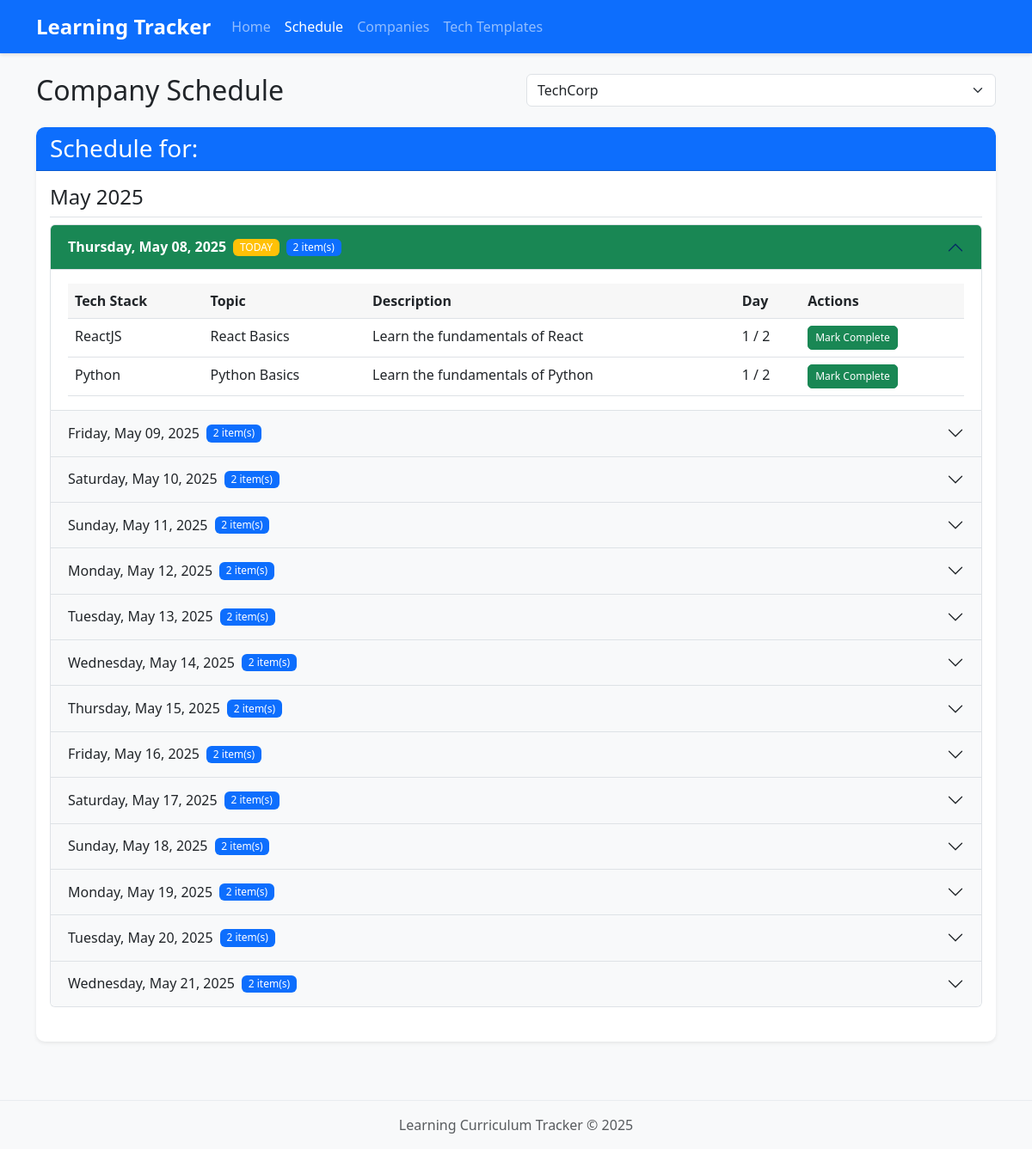
The app's page /schedule with its own data.
### tables this page shows
CREATE TABLE tech_stacks (
        id INTEGER PRIMARY KEY AUTOINCREMENT,
        name TEXT NOT NULL UNIQUE,
        description TEXT,
        is_template BOOLEAN DEFAULT TRUE, 
        created_at TIMESTAMP DEFAULT CURRENT_TIMESTAMP
    );

CREATE TABLE curriculum_units (
        id INTEGER PRIMARY KEY AUTOINCREMENT,
        tech_stack_id INTEGER, 
        title TEXT NOT NULL,
        description TEXT,
        order_index INTEGER,
        duration_days INTEGER NOT NULL,
        created_at TIMESTAMP DEFAULT CURRENT_TIMESTAMP,
        FOREIGN KEY (tech_stack_id) REFERENCES tech_stacks (id) ON DELETE CASCADE 
    );

### app.py (the view)
@app.route('/schedule')
def schedule():
    companies = Company.get_all()
    selected_company_id = request.args.get('company_id', type=int)
    schedule_data_by_month = defaultdict(lambda: defaultdict(list)) # Grouped by month, then formatted date
    today_str = date.today().strftime('%Y-%m-%d') # Get today's date string for highlighting
    company_schedule_exists = False
    if selected_company_id:
        raw_schedule_data = CurriculumUnit.get_schedule_for_company(selected_company_id)
        if raw_schedule_data:
            company_schedule_exists = True
            sorted_dates = sorted(raw_schedule_data.keys())
            for dt_str in sorted_dates:
                items = raw_schedule_data[dt_str]
                try:
                    dt_obj = datetime.strptime(dt_str, '%Y-%m-%d').date()
                    month_year_key = dt_obj.strftime('%Y-%m') # Key for grouping by month
                    formatted_date_key = dt_obj.strftime('%A, %B %d, %Y') # Key for display
                    for item in items:
                        item['schedule_date_str'] = dt_str
                    schedule_data_by_month[month_year_key][formatted_date_key].extend(items)
                except ValueError:
                     pass
    elif companies:
        selected_company_id = companies[0]['id']
        raw_schedule_data = CurriculumUnit.get_schedule_for_company(selected_company_id)
        if raw_schedule_data:
            company_schedule_exists = True
            sorted_dates = sorted(raw_schedule_data.keys())
            for dt_str in sorted_dates:
                items = raw_schedule_data[dt_str]
                try:
                    dt_obj = datetime.strptime(dt_str, '%Y-%m-%d').date()
                    month_year_key = dt_obj.strftime('%Y-%m')
                    formatted_date_key = dt_obj.strftime('%A, %B %d, %Y')
                    for item in items:
                        item['schedule_date_str'] = dt_str
                    schedule_data_by_month[month_year_key][formatted_date_key].extend(items)
                except ValueError:
                     pass
    sorted_schedule_data_by_month = dict(sorted(schedule_data_by_month.items()))
    return render_template('schedule.html',
                           schedule_by_month=sorted_schedule_data_by_month, # Pass grouped and sorted schedule
                           companies=companies,
                           selected_company_id=selected_company_id,
                           today_str=today_str, # Pass today's date string
                           company_schedule_exists=company_schedule_exists) # Flag if schedule exists

### models.py (called while the page is built)
def get_db_connection():
    conn = sqlite3.connect(DATABASE_PATH)
    conn.row_factory = sqlite3.Row
    return conn

    @staticmethod
    def get_all():
        conn = get_db_connection()
        companies = conn.execute("SELECT * FROM companies").fetchall()
        conn.close()
        return companies

    @staticmethod
    def get_by_id(company_id):
        conn = get_db_connection()
        company = conn.execute("SELECT * FROM companies WHERE id = ?", (company_id,)).fetchone()
        conn.close()
        return company

### templates/schedule.html (shortened to what this page needs)
{% extends "base.html" %}
{% block content %}
<div class="row mb-3">
    <div class="col-md-6">
        <h2>Company Schedule</h2>
    </div>
    <div class="col-md-6">
        <form method="get" action="{{ url_for('schedule') }}">
            <div class="input-group">
                <select name="company_id" class="form-select" onchange="this.form.submit()">
                    {% for company in companies %}
                    <option value="{{ company.id }}" {% if company.id==selected_company_id %}selected{% endif %}>{{
                        company.name }}</option>
                    {% endfor %}
                </select>
            </div>
        </form>
    </div>
</div>
<div class="row">
    <div class="col-md-12">
        <div class="card shadow-sm">
            <div class="card-header bg-primary text-white d-flex justify-content-between align-items-center">
                <h3 class="mb-0">
                    Schedule for:
                </h3>
            </div>
            <div class="card-body">
                <div id="scheduleContainer">
                    {% if selected_company_id %}
                    {% if company_schedule_exists and schedule_by_month %}
                    {% for month_year_key, dates_in_month in schedule_by_month.items() %}
                    <div class="month-section mb-4">
                        {% set month_name = ['January', 'February', 'March', 'April', 'May', 'June', 'July', 'August',
                        'September', 'October', 'November', 'December'][month_year_key[5:7]|int - 1] %}
                        {% set year = month_year_key[:4] %}
                        <h4 class="border-bottom pb-2">{{ month_name }} {{ year }}</h4>
                        <div class="accordion" id="accordion{{ month_year_key|replace('-', '') }}">
                            {% for formatted_date_key, items in dates_in_month.items() %}
                            {% set date_str = items[0].schedule_date_str %}
                            {% set is_today = date_str == today_str %}
                            {% set header_class = 'bg-light' %}
                            {% if is_today %}
                            {% set header_class = 'bg-success text-white' %}
                            {% endif %}
                            {% set today_badge = '<span class="badge bg-warning ms-2">TODAY</span>' if is_today else ''
                            %}
                            <div class="accordion-item">
                                <h2 class="accordion-header" id="heading{{ date_str|replace('-', '') }}">
                                    <button
                                        class="accordion-button {{ '' if is_today else 'collapsed' }} {{ header_class }}"
                                        type="button" data-bs-toggle="collapse"
                                        data-bs-target="#collapse{{ date_str|replace('-', '') }}"
                                        aria-expanded="{{ 'true' if is_today else 'false' }}"
                                        aria-controls="collapse{{ date_str|replace('-', '') }}">
                                        {{ formatted_date_key }} {{ today_badge|safe }}
                                        <span class="badge bg-primary ms-2">{{ items|length }} item(s)</span>
                                    </button>
                                </h2>
                                <div id="collapse{{ date_str|replace('-', '') }}"
                                    class="accordion-collapse collapse {{ 'show' if is_today else '' }}"
                                    aria-labelledby="heading{{ date_str|replace('-', '') }}"
                                    data-bs-parent="#accordion{{ month_year_key|replace('-', '') }}">
                                    <div class="accordion-body">
                                        <div class="table-responsive">
                                            <table class="table table-hover">
                                                <thead>
                                                    <tr>
                                                        <th>Tech Stack</th>
                                                        <th>Topic</th>
                                                        <th>Description</th>
                                                        <th>Day</th>
                                                        <th>Actions</th>
                                                    </tr>
                                                </thead>
                                                <tbody>
                                                    {% for item in items %}
                                                    <tr>
                                                        <td>{{ item.tech_stack_name }}</td>
                                                        <td>{{ item.title }}</td>
                                                        <td>{{ item.description or '' }}</td>
                                                        <td>{{ item.day_number }} / {{ item.duration_days }}</td>
                                                        <td>
                                                            <form
                                                                action="{{ url_for('mark_completed', company_tech_stack_id=item.company_tech_stack_id, unit_id=item.curriculum_unit_id) }}"
                                                                method="post" class="d-inline">
                                                                <button type="submit"
                                                                    class="btn btn-success btn-sm">Mark
                                                                    Complete</button>
                                                            </form>
                                                        </td>
                                                    </tr>
                                                    {% endfor %}
                                                </tbody>
                                            </table>
                                        </div>
                                    </div>
                                </div>
                            </div>
                            {% endfor %}
                        </div>
                    </div>
                    {% endfor %}
                    {% else %}
                    <div class="alert alert-info">
                        <p class="mb-0">No learning tasks scheduled for this company!</p>
                    </div>
                    {% endif %}
                    {% else %}
                    <div class="alert alert-warning">
                        <p class="mb-0">Please select a company to view its schedule.</p>
                    </div>
                    {% endif %}
                </div>
            </div>
        </div>
    </div>
</div>
{% endblock %}

### static/css/style.css (style rules this page uses)
body { background-color: #f8f9fa; font-family: 'Segoe UI', Tahoma, Geneva, Verdana, sans-serif; }
.card { border: none; border-radius: 10px; box-shadow: 0 4px 6px rgba(0, 0, 0, 0.1); margin-bottom: 20px; transition: transform 0.3s ease; }
.card-header { border-radius: 10px 10px 0 0 !important; font-weight: bold; }
.table { margin-bottom: 0; }
.table th { font-weight: 600; background-color: rgba(0, 0, 0, 0.03); }
.btn { border-radius: 5px; font-weight: 500; }
.btn-sm { padding: 0.25rem 0.5rem; font-size: 0.75rem; }
.badge { font-weight: 500; padding: 0.35em 0.65em; }
.month-section { margin-bottom: 2rem; }
.accordion-button:not(.collapsed) { font-weight: 600; }

### records on screen
tech_stacks: tech_stack_name "ReactJS"
curriculum_units: title "React Basics", description "Learn the fundamentals of React"
tech_stacks: tech_stack_name "Python"
curriculum_units: title "Python Basics", description "Learn the fundamentals of Python"

### other values on screen
{{ month_name }} "May"
{{ year }} "2025"
{{ items|length }} "2" "2" "2" "2" "2" "2" "2" "2" "2" "2" "2" "2" "2" "2"
{{ item.day_number }} "1" "1"
{{ item.duration_days }} "2" "2"
form field company_id "TechCorp"
